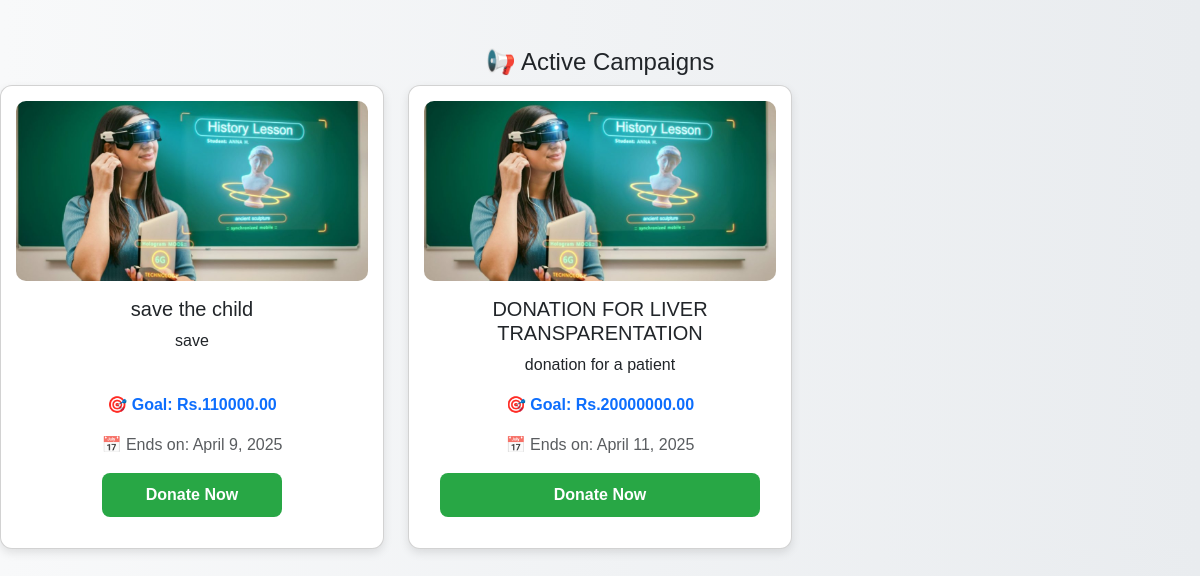
Page /home/view_campaign/ on the committed database.
### home/models.py (models this page shows, shortened)
class Campaign(models.Model):
    organization = models.ForeignKey(
        "Organization", on_delete=models.CASCADE, related_name="campaigns"
    )
    title = models.CharField(max_length=255)
    description = models.TextField()
    goal_amount = models.DecimalField(max_digits=10, decimal_places=2)
    end_date = models.DateField()
    image = models.ImageField(upload_to="campaign_images/", blank=True, null=True)
    created_by = models.ForeignKey(
        User, on_delete=models.CASCADE, related_name="campaigns", null=True, blank=True
    )  # Temporarily allow null values
    created_at = models.DateTimeField(auto_now_add=True)

### home/views.py (the view)
# urls.py: path('view_campaign/', views.view_campaign, name='view_campaign'),
def view_campaign(request):
    query = request.GET.get('q', '')  # Get the search query from the URL
    campaigns = Campaign.objects.all()  # Fetch all campaigns
    if query:
        campaigns = campaigns.filter(title__icontains=query)  # Filter campaigns by title
    return render(request, 'view_campaign.html', {'campaigns': campaigns, 'query': query})

### templates/view_campaign.html (shortened to what this page needs)
<!DOCTYPE html>
<html lang="en">
<head>
    <link href="https://cdn.jsdelivr.net/npm/bootstrap@5.3.0-alpha1/dist/css/bootstrap.min.css" rel="stylesheet">
    {% if campaigns %}
    <h4 class="mt-5 text-center">📢 Active Campaigns</h4>
    <div class="row">
        {% for campaign in campaigns %}
        <div class="col-md-4 d-flex fade-in">
            <div class="card campaign-card h-100 w-100 d-flex flex-column">
                <div class="image-container">
                    {% if campaign.image %}
                        <img src="{{ campaign.image.url }}" class="campaign-img" alt="{{ campaign.title }}">
                    {% else %}
                        <img src="https://via.placeholder.com/200" class="campaign-img" alt="No Image Available">
                    {% endif %}
                </div>
                <div class="card-body d-flex flex-column text-center">
                    <h5 class="card-title">{{ campaign.title }}</h5>
                    <p class="card-text flex-grow-1">{{ campaign.description|truncatewords:20 }}</p>
                    <p class="fw-bold text-primary">🎯 Goal: Rs.{{ campaign.goal_amount }}</p>
                    <p class="text-muted">📅 Ends on: {{ campaign.end_date }}</p>
                    <a href="{% url 'makedonation' campaign.id %}" class="btn btn-success btn-donate mt-auto">Donate Now</a>
                </div>
            </div>
        </div>
        {% endfor %}
    </div>
    {% else %}
        <p class="text-danger text-center mt-4">No campaigns available.</p>
    {% endif %}
</body>
</html>

### templates/view_campaign.html (style rules this page uses)
.campaign-card { border-radius: 12px; overflow: hidden; box-shadow: 0 4px 10px rgba(0, 0, 0, 0.1); transition: transform 0.3s ease-in-out, box-shadow 0.3s ease-in-out; background-color: white; display: flex; flex-direction: column; align-items: center; text-align: center; padding: 15px; }
.image-container { width: 100%; height: 180px; overflow: hidden; border-radius: 10px; }
.campaign-img { width: 100%; height: 100%; object-fit: cover; }
.btn-donate { background: #28a745; border: none; padding: 10px 15px; font-weight: bold; border-radius: 8px; transition: background 0.3s ease-in-out, transform 0.2s; text-decoration: none; color: white; }
.fade-in { opacity: 0; animation: fadeIn 0.5s ease-in-out forwards; }

### rows in the picture
Campaign: image (picture), title "save the child", description "save", goal_amount "110000.00", end_date "April 9, 2025"
Campaign: image (picture), title "DONATION FOR LIVER TRANSPARENTATION", description "donation for a patient", goal_amount "20000000.00", end_date "April 11, 2025"
